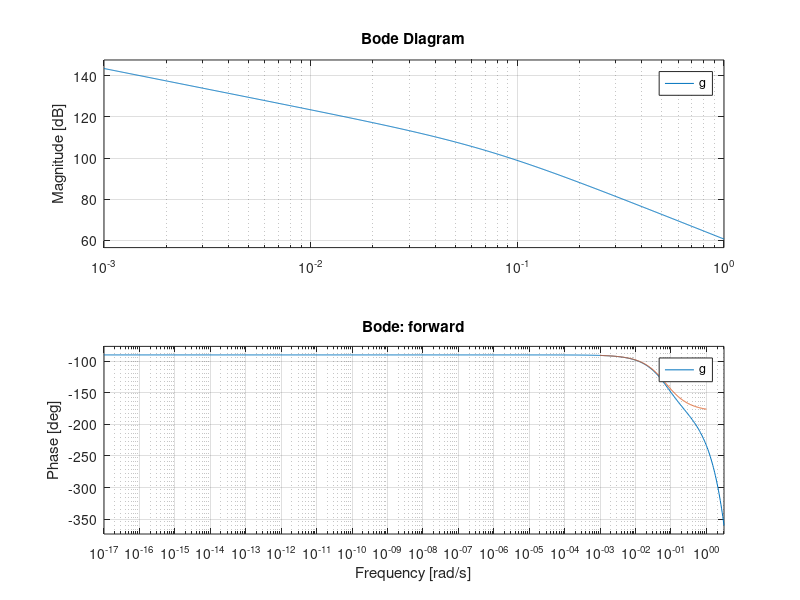
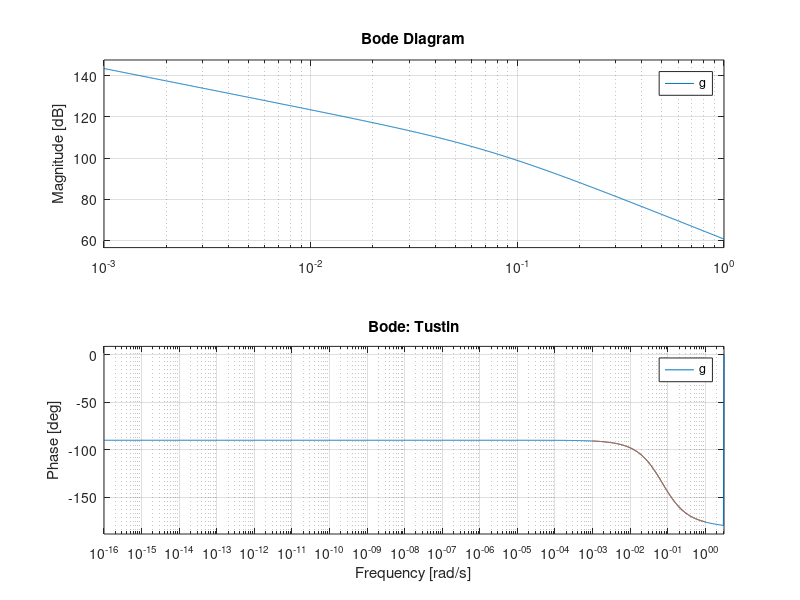
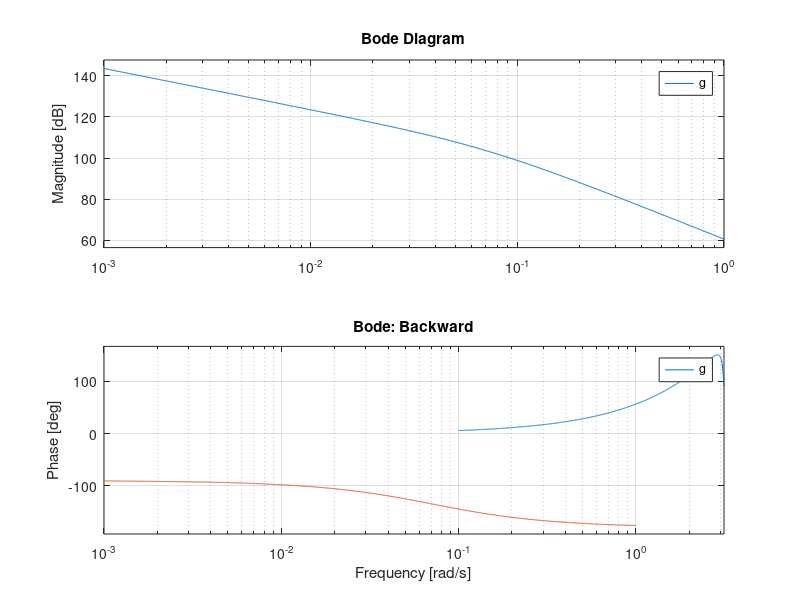

Write MATLAB code to recreate these figures, in order.
g=tf([15000],[14 1 0])
%%%forward
Gs=tf([15000],[14 1 0]);
forward=tf([15000],[14 -27 13],1);
figure
bode(forward)
hold on
bode(g)
title('Bode: forward')
%%%%tustin
tustin=c2d(Gs,1,'tustin')
tustin=tf([15000 30000 15000],[58 -112 54],1);
figure
bode(tustin)
hold on
bode(g)
title('Bode: Tustin');
%%%backward
backward=tf([15000 0 0],[15 29 14],1);
figure
bode(backward)
%nasa fun
g=tf([15000],[14 1 0])
gz = c2d(g, 1)
gz = tf([523.2 510.9],[1 -1.931 0.9311],1);
hold on 
bode(g)
title('Bode: Backward')
tustin=c2d(Gs,1,'tustin')